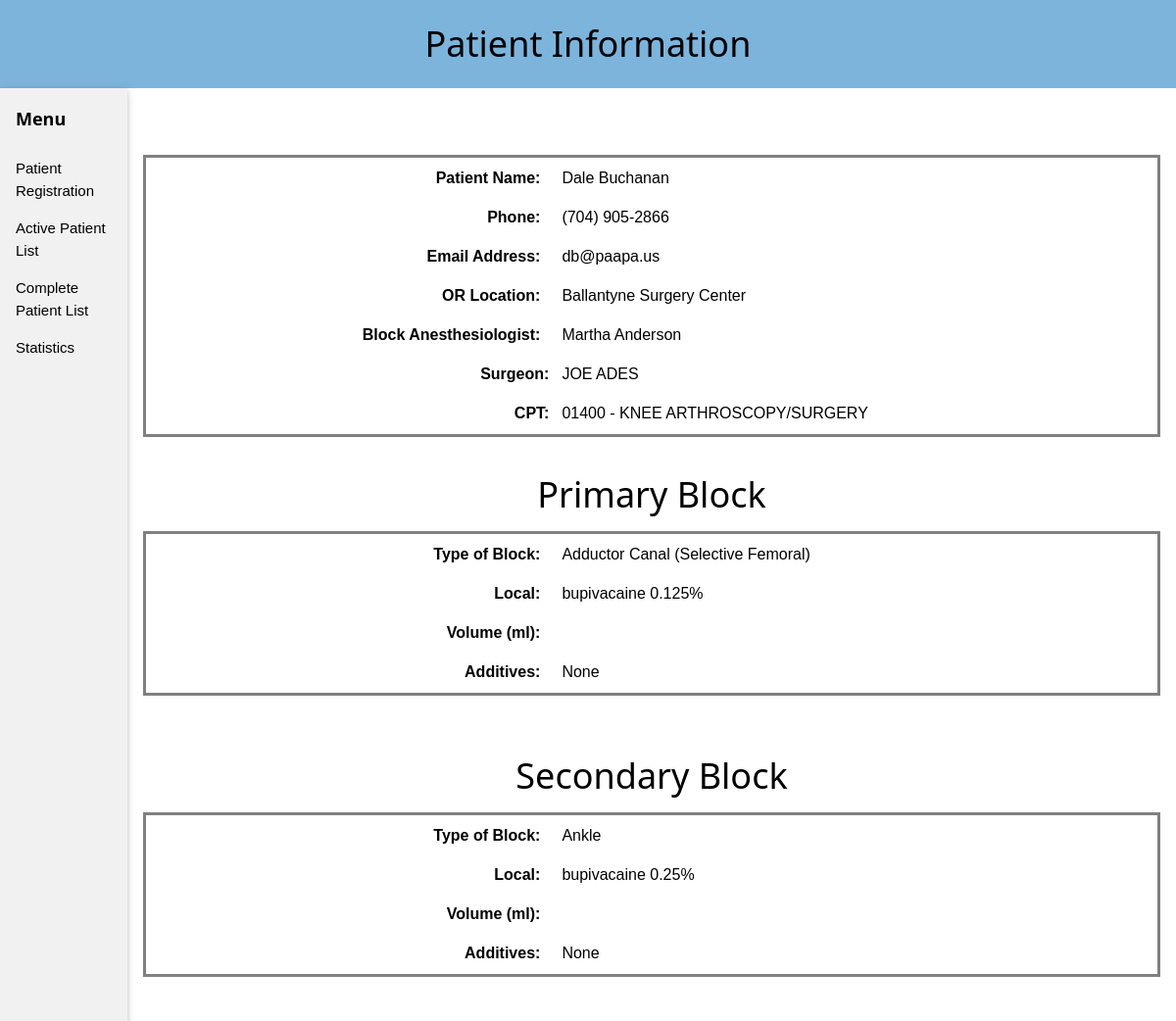
The page /specificpatient2.php?p=1 (signed in) on the database its author committed.
### tables this page shows
CREATE TABLE `patients` (
  `id` int(11) NOT NULL,
  `fname` varchar(20) NOT NULL,
  `lname` varchar(30) NOT NULL,
  `phone` varchar(14) NOT NULL,
  `email` varchar(50) NOT NULL,
  `orlocID` int(11) NOT NULL,
  `anesthesiologistID` int(11) NOT NULL,
  `surgeonID` int(11) NOT NULL,
  `cptID` int(11) NOT NULL,
  `block1ID` int(11) NOT NULL,
  `drug1ID` int(11) NOT NULL,
  `vol1` int(11) NOT NULL,
  `addi1` varchar(50) DEFAULT NULL,
  `block2ID` int(11) NOT NULL,
  `drug2ID` int(11) NOT NULL,
  `vol2` int(11) NOT NULL,
  `addi2` varchar(50) DEFAULT NULL,
  `hournumber` int(11) NOT NULL,
  `daynumber` int(11) NOT NULL,
  `monthnumber` int(11) NOT NULL,
  `yearnumber` int(11) NOT NULL,
  `active` tinyint(1) NOT NULL,
  `painscore1` int(11) NOT NULL DEFAULT '-1',
  `motorblock1` tinyint(1) NOT NULL,
  `sensoryblock1` tinyint(1) NOT NULL,
  `nsaids1` tinyint(1) NOT NULL,
  `acetaminophen1` tinyint(1) NOT NULL,
  `narcotics1` tinyint(1) NOT NULL,
  `drainage1` int(11) NOT NULL,
  `comments1` varchar(300) NOT NULL,
  `painscore2` int(11) NOT NULL DEFAULT '-1',
  `sensoryblock2` tinyint(1) NOT NULL,
  `motorblock2` tinyint(1) NOT NULL,
  `nsaids2` tinyint(1) NOT NULL,
  `acetaminophen2` tinyint(1) NOT NULL,
  `narcotics2` tinyint(1) NOT NULL,
  `drainage2` tinyint(1) NOT NULL,
  `comments2` varchar(300) NOT NULL,
  `hournumberdone` int(11) NOT NULL,
  `daynumberdone` int(11) NOT NULL,
  `monthnumberdone` int(11) NOT NULL
);

CREATE TABLE `locations` (
  `id` int(11) NOT NULL,
  `location` varchar(80) NOT NULL
);

CREATE TABLE `users` (
  `id` int(11) NOT NULL DEFAULT '0',
  `last` varchar(20) DEFAULT NULL,
  `first` varchar(20) DEFAULT NULL,
  `username` varchar(5) DEFAULT NULL,
  `pass` char(40) DEFAULT NULL,
  `physician` tinyint(1) NOT NULL
);

CREATE TABLE `surgeons` (
  `surgeonLast` varchar(50) NOT NULL,
  `surgeonFirst` varchar(50) NOT NULL,
  `surgeonID` int(11) NOT NULL
);

CREATE TABLE `asa` (
  `id` int(11) NOT NULL,
  `asaCode` varchar(15) NOT NULL,
  `cptDescriptor` varchar(70) NOT NULL
);

CREATE TABLE `blocks` (
  `id` int(11) NOT NULL,
  `block` varchar(50) NOT NULL
);

CREATE TABLE `drug` (
  `id` int(11) NOT NULL,
  `med` varchar(50) NOT NULL
);

### specificpatient2.php (the view, shortened to what this page needs)
<?php
if (!isset($_SESSION['username']))
{
   require_once ('includes/login_functions.inc.php');
   $url = absolute_url();
   header("Location: $url");
   exit();
}
else
{
   $winwidth = $_SESSION['w'];
   $ptnum = $_GET['p'];
?>
<?php
$sp = "SELECT a.id, a.fname, a.lname, a.phone, a.email, b.location, c.surgeonFirst, c.surgeonLast, d.first, d.last, ".
      "       e.cptDescriptor, e.asaCode, f.block as block1, g.med as med1, h.block as block2, i.med as med2, a.monthnumber, a.daynumber, ".
      "       a.painscore1, a.painscore2 ".
      "FROM patients AS a ".
      "INNER JOIN locations AS b ON a.orlocID=b.id ".
      "INNER JOIN surgeons AS c ON a.surgeonID=c.surgeonID ".
      "INNER JOIN users AS d ON a.anesthesiologistID=d.id ".
      "INNER JOIN asa AS e ON a.cptID=e.id ".
      "INNER JOIN blocks AS f ON a.block1ID=f.id ".
      "INNER JOIN drug AS g ON g.id=a.drug1ID ".
      "INNER JOIN blocks AS h ON a.block2ID=h.id ".
      "INNER JOIN drug AS i ON i.id=a.drug2ID ".
      "WHERE a.id=".$ptnum;
$spa = mysqli_query($dbc, $sp);
$spb = mysqli_fetch_array($spa);
echo'
<html>
<title>Block</title>
<head>
    <meta name="viewport" content="width=device-width, initial-scale=1.0">
    <style>
    .row:after
    {
        content: "";
        display: table;
        clear: both;
    }
    </style>
<link rel="stylesheet" href="styles/stylew3.css" type="text/css">
</head>
<body>
<div class="row" style="background-color:#7db4dc;">
  <center><img src="includes/ProvidenceSmall.png" alt="PAA" height='.($winwidth*0.2369*.5*.7).'; width='.($winwidth*.5*.7).';" /></center>
  <div class="w3-padding w3-center"><h1>Patient Information</h1></div>
</div>
<div class="w3-sidebar w3-bar-block w3-light-grey w3-card" style="width:130px">
  <h5 class="w3-bar-item"><b>Menu</b></h5>
  <button class="w3-bar-item w3-button tablink" onclick="window.location.href=\'registration.php\'">Patient Registration</button>
  <button class="w3-bar-item w3-button tablink" onclick="window.location.href=\'patientinfo.php\'">Active Patient List</button>
  <button class="w3-bar-item w3-button tablink" onclick="window.location.href=\'comPtList.php\'">Complete Patient List</button>
  <button class="w3-bar-item w3-button tablink" onclick="window.location.href=\'statistics.php\'">Statistics</button>
</div>
<div style="margin-left:130px">
<br><br>
<div id="PtList" class="w3-container reg">';
if ($_SESSION['w'] > 925)
{
    echo'
        <br>
        <table style="border-style:solid; width:60%; margin-left:auto; margin-right:auto;">';
}
else
{
    echo'
        <br>
        <table style="border-style:solid; width:100%; margin-left:auto; margin-right:auto;">';
}
echo'
    <tr>
        <td style="width:40%; border:none; text-align:right; padding:10px;">
        <b>Patient Name:</b>
        <td style="width:60%; padding:10px;">'.
            $spb['fname'].' '.$spb['lname'].'
        </td>
    </tr>
    <tr>
        <td style="width:40%; border:none; text-align:right; padding:10px;">
        <b>Phone:</b>
        </td>
        <td style="width:60%; padding:10px;">'.
            $spb['phone'].'
        </td>
    </tr>
    <tr>
        <td style="width:40%; border:none; text-align:right; padding:10px;">
            <b>Email Address:</b>
        </td>
        <td style="width:60%; padding:10px;">'
            .$spb['email'].'
        </td>
    </tr>
    <tr>
        <td style="width:40%; text-align:right; padding:10px">
        <b>OR Location:</b>
        </td>
        <td style="width:60%; border:none; align:center; padding:10px">'.
            $spb['location'].'
        </td>
     </tr>
     <tr>
        <td style="width:40%; border:none; text-align:right; padding:10px;">
            <b>Block Anesthesiologist:</b>
        </td>
        <td style="border:none; width:60%; padding:10px">'.
            $spb['first'].' '.$spb['last'].'
        </td>
    </tr>
    </tr>
        <td style="width:40%; border:none; text-align:right">
            <b>Surgeon:</b>
        </td>
        <td style="border:none; width:60%; padding:10px">'.
            $spb['surgeonFirst'].' '.$spb['surgeonLast'].'
        </td>
     </tr>
     <tr>
        <td style="width:40%; border:none; text-align:right">
            <b>CPT:</b>
        </td>
        <td style="border:none; width:60%; padding:10px">'.
            $spb['asaCode'].' - '.$spb['cptDescriptor'].
        '</td>
    </tr>
</table>
<br>
<center>
<h1 class="h1log" style="text-align:left color:#000000">Primary Block</h1>';
if ($_SESSION['w'] > 925)
{
    echo'
    <table style="border-style:solid; width:60%; margin-left:auto; margin-right:auto;">';
}
else
{
    echo'
    <table style="border-style:solid; width:100%; margin-left:auto; margin-right:auto;">';
}
echo'
    <tr>
        <td style="width:40%; border:none; text-align:right; padding:10px">
            <b>Type of Block:</b>
        </td>
        <td style="border:none; width:60%; padding:10px">'.
            $spb['block1'].'
        </td>
    </tr>
    <tr>
        <td style="width:40%; border:none; text-align:right; padding:10px;">
            <b>Local:</b>
        </td>
        <td style="border:none; width:60%; padding:10px">'.
            $spb['med1'].'
        </td>
    </tr>
    <tr>
        <td style="width:40%; border:none; text-align:right; padding:10px">
            <b>Volume (ml):</b>
        </td>
        <td style="width:60%; padding:10px">'.
            $_SESSION['volume1'].'
        </td>
    </tr>
    <tr>
        <td style="width:40%; border:none; text-align:right; padding:10px;">
                <b>Additives:</b>
        </td>';
    if (isset($_SESSION['addi1']))
    {
       foreach($_SESSION['addi1'] as $a1)
       {
           switch($a1)
           {
                case "epi100":
                    $a11 = "Epinephrine 1:100,000";
                    break;
                case "epi200":
                    $a11 = "Epinephrine 1:200,000";
                    break;
                case "clonidine":
                    $a11 = "Clonidine";
                    break;
                case "dex":
                    $a11 = "Dexmedetomidine";
                    break;
                case "decadron":
                    $a11 = "Decadron";
                    break;
           }
           echo '<td style="width:60%; padding:10px">'.$a11.'</td></tr><tr><td style="width:40%; padding:10px"></td>';
       }
    }
    else
    {
        echo '<td style="width:60%; padding:10px">None</td>';
    }
echo'
        </tr>
    </table>
    <br>
    <br>';
if (isset($spb['block2']))
{
echo'
<center>
    <h1 class="h1log" style="text-align:left color:#000000">Secondary Block</h1>';
    if ($_SESSION['w'] > 925)
    {
        echo'
        <table style="border-style:solid; width:60%; margin-left:auto; margin-right:auto;">';
    }
    else
    {
        echo'
        <table style="border-style:solid; width:100%; margin-left:auto; margin-right:auto;">';
    }
    echo'
        <tr>
            <td style="width:40%; border:none; text-align:right; padding:10px">
                <b>Type of Block:</b>
            </td>
            <td style="border:none; width:60%; padding:10px">'.
                $spb['block2'].'
            </td>
        </tr>
        <tr>
            <td style="width:40%; border:none; text-align:right; padding:10px;">
                <b>Local:</b>
            </td>
            <td style="border:none; width:60%; padding:10px">'.
                $spb['med2'].'
            </td>
        </tr>
        <tr>
            <td style="width:40%; border:none; text-align:right; padding:10px">
                <b>Volume (ml):</b>
            </td>
            <td style="width:60%; padding:10px">'.
                $_SESSION['volume2'].'
            </td>
        </tr>
        <tr>
            <td style="width:40%; border:none; text-align:right; padding:10px;">
                    <b>Additives:</b>
            </td>';
        if (isset($_SESSION['addi2']))
        {
           foreach($_SESSION['addi2'] as $a2)
           {
               switch($a2)
               {
                    case "epi100":
                        $a22 = "Epinephrine 1:100,000";
                        break;
                    case "epi200":
                        $a22 = "Epinephrine 1:200,000";
                        break;
                    case "clonidine":
                        $a22 = "Clonidine";
                        break;
                    case "dex":
                        $a22 = "Dexmedetomidine";
                        break;
                    case "decadron":
                        $a22 = "Decadron";
                        break;
               }
               echo '<td style="width:60%; padding:10px">'.$a22.'</td></tr><tr><td style="width:40%; padding:10px"></td>';
           }
        }
        else
        {
            echo '<td style="width:60%; padding:10px">None</td>';
        }
}
echo'
        </tr>
    </table>
    <br><br>
    <center>';
?>
<?php
echo'
</body>
</html>';
}
?>

### styles/stylew3.css (style rules this page uses)
html { box-sizing:border-box }
*,*:before,*:after { box-sizing:inherit }
html { -ms-text-size-adjust:100%;-webkit-text-size-adjust:100% }
body { margin:0 }
button,input,select,textarea { font:inherit;margin:0 }
button,input { overflow:visible }
button,select { text-transform:none }
button,html [type=button],[type=reset],[type=submit] { -webkit-appearance:button }
html,body { font-family:Verdana,sans-serif;font-size:15px;line-height:1.5 }
html { overflow-x:hidden }
h1 { font-size:36px }
h5 { font-size:18px }
h1,h2,h3,h4,h5,h6 { font-family:"Segoe UI",Arial,sans-serif;font-weight:400;margin:10px 0 }
.w3-btn,.w3-button { border:none;display:inline-block;padding:8px 16px;vertical-align:middle;overflow:hidden;text-decoration:none;color:inherit;background-color:inherit;text-align:center;cursor:pointer;white-space:nowrap }
.w3-btn,.w3-button { -webkit-touch-callout:none;-webkit-user-select:none;-khtml-user-select:none;-moz-user-select:none;-ms-user-select:none;user-select:none }
.w3-sidebar { height:100%;width:200px;background-color:#fff;position:fixed!important;z-index:1;overflow:auto }
.w3-bar-block .w3-bar-item { width:100%;display:block;padding:8px 16px;text-align:left;border:none;white-space:normal;float:none;outline:0 }
.w3-container:after,.w3-container:before,.w3-panel:after,.w3-panel:before,.w3-row:after,.w3-row:before,.w3-row-padding:after,.w3-row-padding:before, .w3-cell-row:before,.w3-cell-row:after,.w3-clear:after,.w3-clear:before,.w3-bar:before,.w3-bar:after { content:"";display:table;clear:both }
.w3-container,.w3-panel { padding:0.01em 16px }
.w3-card,.w3-card-2 { box-shadow:0 2px 5px 0 rgba(0,0,0,0.16),0 2px 10px 0 rgba(0,0,0,0.12) }
.w3-center { text-align:center!important }
.w3-padding { padding:8px 16px!important }
.w3-light-grey,.w3-hover-light-grey:hover,.w3-light-gray,.w3-hover-light-gray:hover { color:#000!important;background-color:#f1f1f1!important }

### specificpatient2.php (style rules this page uses)
.row:after { content: ""; display: table; clear: both; }

### rows shown on the page
patients: fname "Dale", lname "Buchanan", phone "(704) 905-2866", email "db@paapa.us", locations.location "Ballantyne Surgery Center", users.first "Martha", users.last "Anderson", surgeonID.surgeonFirst "JOE", surgeonID.surgeonLast "ADES", asa.asaCode "01400", asa.cptDescriptor "KNEE ARTHROSCOPY/SURGERY", blocks.block "Adductor Canal (Selective Femoral)", drug.med "bupivacaine 0.125%", blocks.block "Ankle", drug.med "bupivacaine 0.25%"
